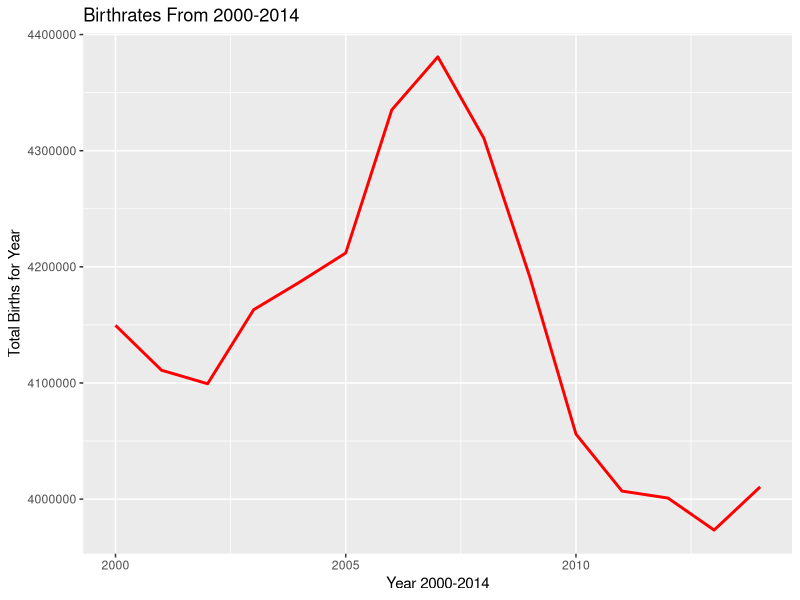
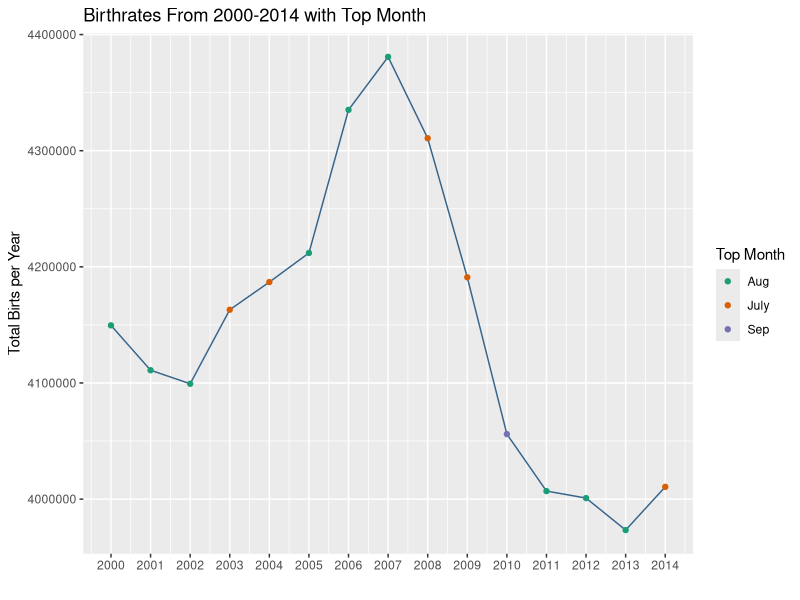
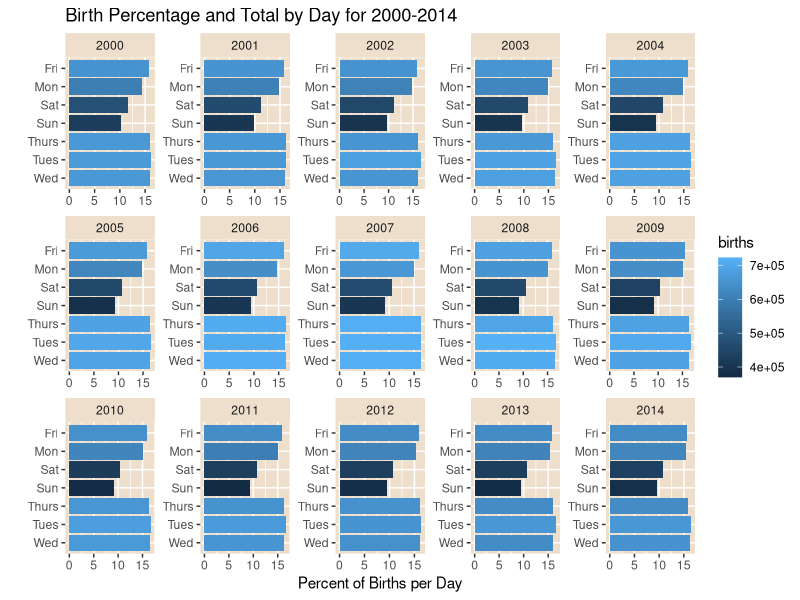
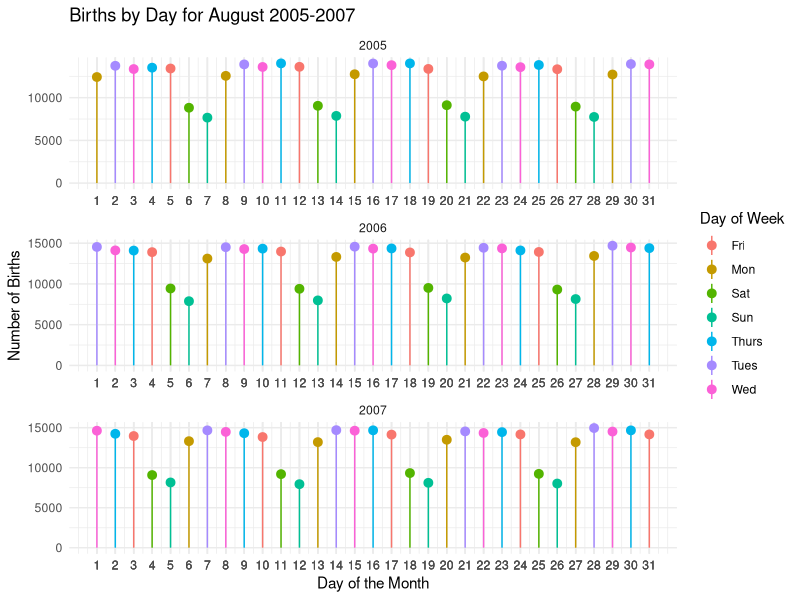
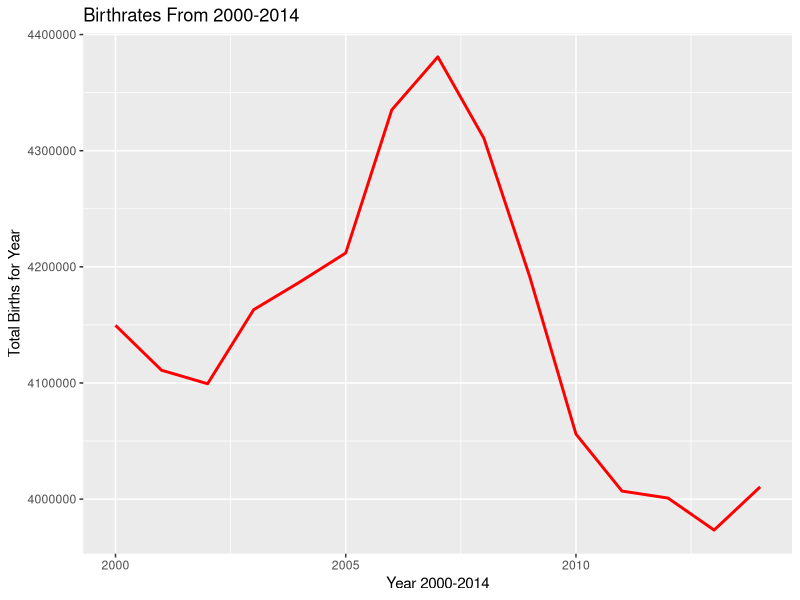
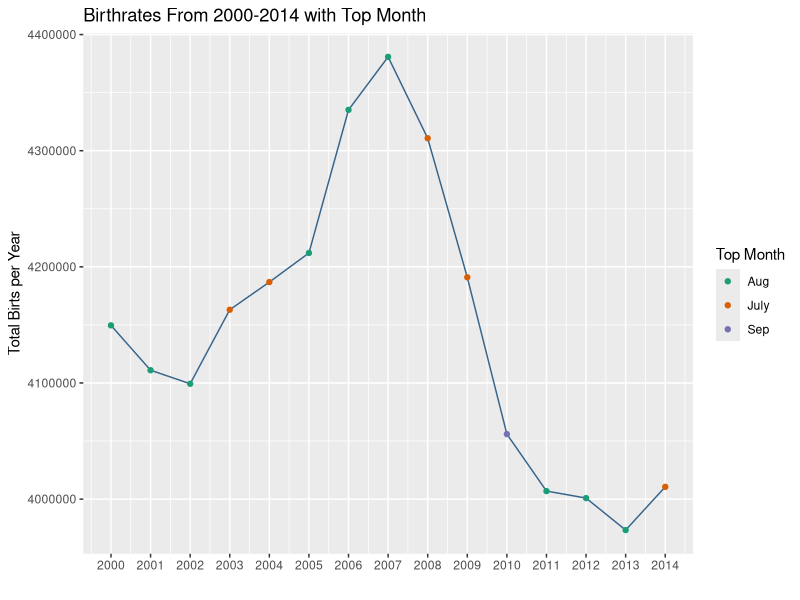
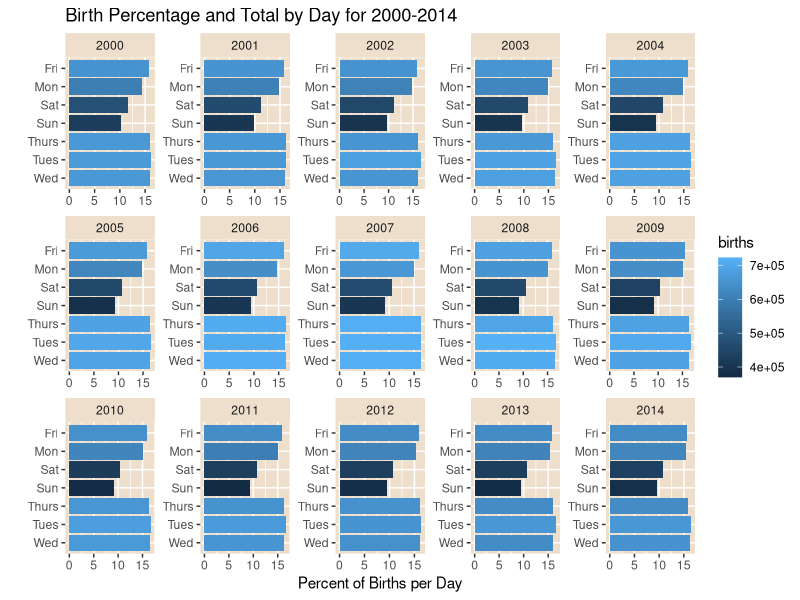
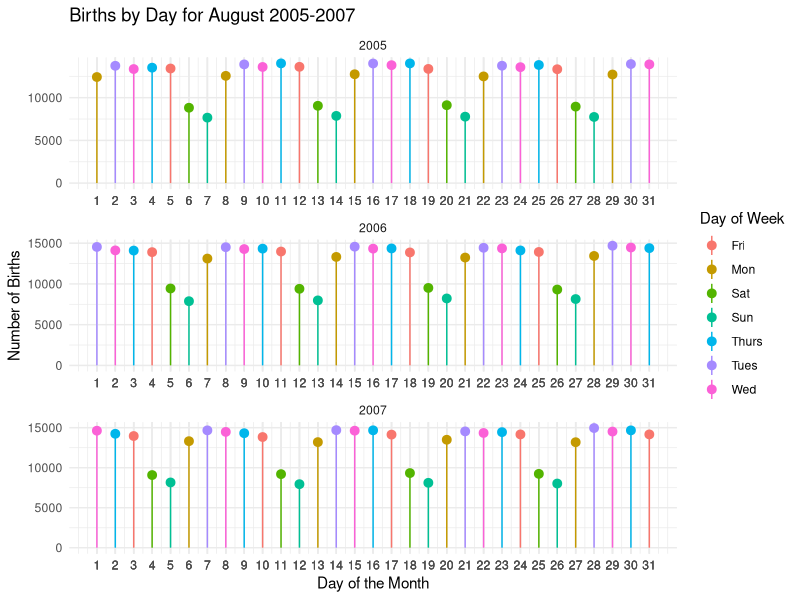

These charts were generated, in order, by the following R code:
## ---- chunk 1
library(tidyverse)
library(plyr)
library(ggplot2)
## ---- chunk 2
# Load original data
birhtrate_cvs <- read_csv("data/us_births_00_14.csv",col_types = cols())
## ---- chunk 3
birthrate_by_year <- ddply(birhtrate_cvs,"year",numcolwise(sum))
## ---- chunk 4
library(dplyr)
library(RColorBrewer)
## ---- chunk 5
year <- c(2000)
month <- c(1)
births <-c(2)
brith_month_totals_by_year <- data.frame(year, month, births)

for (years in 2000:2014) {
  for(month in 1:12){
    summer <-sum(birhtrate_cvs$births[birhtrate_cvs$month==month & birhtrate_cvs$year ==years])
    brith_month_totals_by_year[nrow(brith_month_totals_by_year) + 1,] <- list(years, month, summer)
    }
}
brith_month_totals_by_year = brith_month_totals_by_year[-1,]
## ---- chunk 6
data_max3 <- brith_month_totals_by_year %>%               
  group_by(year) %>%
  summarise_at(vars(births),
               list(max = max))

top_month <- c("Aug", "Aug", "Aug", "July", "July", "Aug", "Aug", "Aug", "July", "July", "Sep", "Aug", "Aug", "Aug", "July"  )

## ---- chunk 7
graph1<-ggplot(data = birhtrate_cvs, aes(x = year, y = births))  +  
  stat_summary(fun = sum, geom="line", colour = "red", linewidth = 1)+
  labs(title = "Birthrates From 2000-2014", colour ="Top Month")+xlab("Year 2000-2014")+ylab("Total Births for Year")
graph1
## ---- chunk 8

graph2<-ggplot(birthrate_by_year, aes(x = year, y = births, color=top_month)) +
  geom_line(color='steelblue4')+scale_x_continuous(breaks = birthrate_by_year$year)+
  scale_color_discrete(name  ="Top Month")+
  geom_point()+scale_color_brewer(palette="Dark2")+labs(
  title = "Birthrates From 2000-2014 with Top Month", colour ="Top Month")+xlab("")+ylab("Total Birts per Year")
graph2
## ---- chunk 9
year <- c(2000)
day <- c(1)
births <-c(2)
percent <-(0)
birth_month_totals_by_day_porportions <- data.frame(year, day, births, percent)
days_of_week<-c("Sat","Sun","Mon", "Tues", "Wed","Thurs","Fri")

for (years in 2000:2014) {
for(i in days_of_week){
summer <- sum(birhtrate_cvs[which(birhtrate_cvs$day_of_week==i & birhtrate_cvs$year==years),6])
total_births_year <- birthrate_by_year$births[birthrate_by_year$year==years]
percent_day <- (summer/total_births_year)*100
birth_month_totals_by_day_porportions[nrow(birth_month_totals_by_day_porportions) + 1,] <- list(years, i, summer,percent_day)
}}

birth_month_totals_by_day_porportions = birth_month_totals_by_day_porportions[-1,]
## ---- chunk 10
graph3<-ggplot(birth_month_totals_by_day_porportions, aes(x = fct_rev(day), y = percent, fill=births)) + 
  geom_col() +
  coord_flip() +
  facet_wrap(~ year,scales="free", ncol=5) + 
  labs(y = "Percent of Births per Day", x = "",title="Birth Percentage and Total by Day for 2000-2014")+
  scale_color_brewer(palette = "Dark2")+
  theme(panel.background = element_rect(fill = "#Eedfcd"),strip.background =element_rect(fill="#Eedfcd"))

graph3
## ---- chunk 11
aug_birth3 <- subset(birhtrate_cvs, month == 8 & (year==2005 | year==2006 | year==2007))
## ---- chunk 12
graph4<- ggplot(aug_birth3,
       aes(x = date_of_month, y = births, 
           color = day_of_week)) +
  geom_pointrange(aes(ymin = 0, ymax = births,shrink=TRUE)) +
  facet_wrap(~ year, scales="free",ncol=1) + 
  theme_minimal()+
   scale_color_discrete(name  ="Day of Week")+
  scale_x_continuous(breaks = aug_birth3$date_of_month)+
  labs(y = "Number of Births", x = "Day of the Month",title="Births by Day for August 2005-2007")

graph4
## ---- chunk 13
graph1
## ---- chunk 14
graph2
## ---- chunk 15
graph3
## ---- chunk 16
graph4
